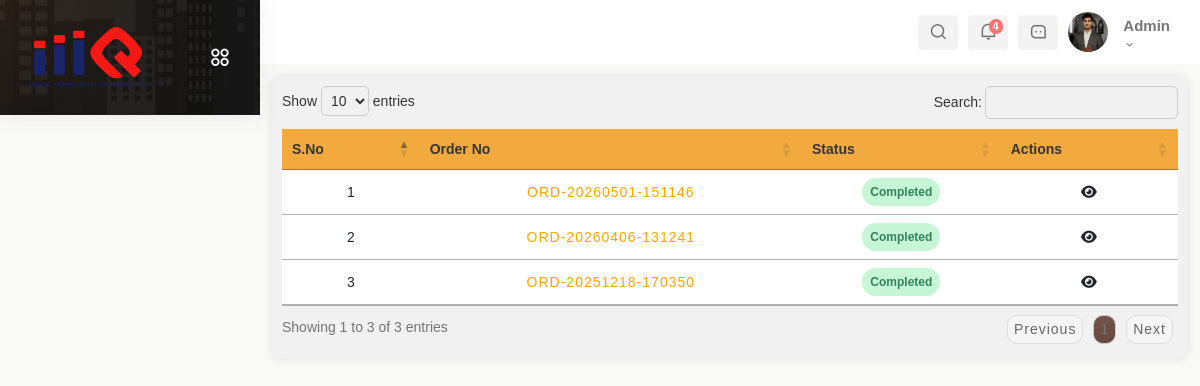
Page /takeaway_orders (signed in) on the committed database.
### app1/models.py (models this page shows, shortened)
class Admin(models.Model):
    username = models.CharField(max_length=100)
    password = models.CharField(max_length=100)
    phone_number = models.BigIntegerField()
    email = models.EmailField()
    is_active = models.BooleanField(default=True)

### app2/models.py (models this page shows, shortened)
class Orders(models.Model):
    username = models.CharField(max_length=100)
    order_no = models.CharField(max_length=40)
    order_type = models.CharField(max_length=40)
    order_date = models.DateTimeField()
    status = models.CharField(max_length=50, choices=[('Pending', 'Pending'),('Served', 'Served'),('Ready for Pickup', 'Ready for Pickup'), ('Completed', 'Completed'), ('Cancelled', 'Cancelled')])
    table_no = models.CharField(max_length=50,null=True, blank=True)
    total_amount = models.DecimalField(max_digits=10, decimal_places=2)
    address = models.TextField(blank=True, null=True)
    city = models.CharField(max_length=100,blank=True, null=True)
    postal_code = models.CharField(max_length=20,blank=True, null=True)

class bill_pdf(models.Model):
    order_no = models.CharField(max_length=40, unique=True)
    transaction_id = models.CharField(max_length=100)
    file_name = models.CharField(max_length =100)
    pdf_file = models.FileField(upload_to='bills/')
    datetime = models.DateTimeField()

### app1/views.py (the view)
# urls.py: path('takeaway_orders', takeaway_orders, name='takeaway_orders'),
def takeaway_orders(request):
    user_obj, user_type = get_logged_in_user(request)
    if not user_obj:
        return redirect('signin')
    data = user_obj
    takeaway_orders = Orders.objects.filter(order_type='Takeaway').order_by('-id')
    takeaway_orders_details = OrderItems.objects.all()
    for order in takeaway_orders:
        order.amount_in_words = convert_amount_to_words(order.total_amount)
    for item in takeaway_orders_details:
        menu_detail = Menuitems_details.objects.filter(name=item.menu_item, size=item.size).first()
        order = next((j for j in takeaway_orders if j.order_no == item.order_no), None)
        if menu_detail and order:
            if order.order_type == "Dine-In":
                item.base_price = menu_detail.table_price
            elif order.order_type == "Takeaway":
                item.base_price = menu_detail.takeaway_price
            else:
                item.base_price = 0
        else:
            item.base_price = 0
    pdf_records = bill_pdf.objects.all()
    return render(request, 'Staff/takeaway_orders.html', {'data':data, 'takeaway_orders': takeaway_orders,'takeaway_orders_details':takeaway_orders_details, 'pdf_records':pdf_records})

### app1/views.py (called while the page is built)
def get_logged_in_user(request):
    user_id = request.session.get('user_id')
    user_type = request.session.get('user_type')
    if not user_id or not user_type:
        return None, None
    try:
        if user_type == 'admin':
            return Admin.objects.get(id=user_id), 'admin'
        if user_type == 'staff':
            return Staff.objects.get(id=user_id), 'staff'
    except (Admin.DoesNotExist, Staff.DoesNotExist):
        return None, None
    return None, None

def convert_amount_to_words(amount):
    try:
        amount = float(amount)
        amount = int(amount)
        words = num2words(amount, lang='en')
        words = words.replace(",", "")
        return words.capitalize() + " only"
    except Exception as e:
        print(f"Error converting amount to words: {e}")
        return ""

### templates/Staff/takeaway_orders.html (shortened to what this page needs)
{% extends "Staff/base.html" %}
{% load static %}
{% block content %}
<!DOCTYPE html>
<html lang="en">
<head>
    <link rel="stylesheet" href="{% static 'super_admin/css/index.css' %}">
    <link rel="stylesheet" href="{% static 'messages.css' %}">
</head>
<body>
    <div class="container-fluid table-container display responsive wrap fade-in">
        <div class="table-responsive">
            <table class="table" id="form-data-table">
                <thead>
                    <tr>
                        <th scope="col">S.No</th>
                        <th scope="col">Order No</th>
                        <th scope="col">Status</th>
                        <th scope="col">Actions</th>
                    </tr>
                </thead>
                <tbody>
                    {% for i in takeaway_orders %}
                        <tr>
                            <td>{{ forloop.counter }}</td>
                            <td><a href="#" class="order-link" data-bs-toggle="modal" data-bs-target="#AdminModal-{{ i.order_no }}">{{ i.order_no }}</a></td>
                            <td>
                                <span class="status
                                    {% if i.status == 'Completed' %} status-green
                                    {% elif i.status == 'Pending' %} status-red
                                    {% elif i.status == 'Ready for Pickup' %} status-yellow
                                    {% else %} status-blue {% endif %}">
                                    {{ i.status }}
                                </span>
                            </td>
                            <td class="text-center">
                                {% if i.status == "Pending" %}
                                    <a href="{% url 'addmore_items' i.order_no  %}" class="btn-edit">
                                        <i class="fas fa-edit"></i>
                                    </a>
                                {% elif i.status == "Completed" %}
                                    {% for pdf in pdf_records %}
                                       {% if i.order_no == pdf.order_no %}
                                        <a href="{{ pdf.pdf_file.url }}"  target="_blank" class="btn-view">
                                            <i class="fas fa-eye"></i>
                                        </a>
                                        {% endif %}
                                    {% endfor %}
                                {% endif %}
                            </td>
                        </tr>
                    {% endfor %}
                </tbody>
            </table>
        </div>
    </div>
</body>
</html>
{% endblock content %}

### templates/Staff/base.html (shortened to what this page needs)
{% load static %}
<!DOCTYPE html>
<html lang="en">
<head>
    <link href='https://unpkg.com/boxicons@2.1.4/css/boxicons.min.css' rel='stylesheet'>
    <link rel="stylesheet" href="https://cdnjs.cloudflare.com/ajax/libs/font-awesome/6.0.0/css/all.min.css">
    <link href="https://cdn.jsdelivr.net/npm/bootstrap@5.3.0/dist/css/bootstrap.min.css" rel="stylesheet">
    <link rel="stylesheet" type="text/css" href="https://cdn.datatables.net/1.11.5/css/jquery.dataTables.min.css">
    <link href="https://cdn.jsdelivr.net/npm/remixicon/fonts/remixicon.css" rel="stylesheet">
    <link rel="stylesheet" href="https://unpkg.com/swiper/swiper-bundle.min.css">
    <link rel="stylesheet" href="https://cdn.jsdelivr.net/npm/bootstrap@5.3.0-alpha3/dist/css/bootstrap.min.css">
    <link rel="stylesheet" href="https://cdnjs.cloudflare.com/ajax/libs/font-awesome/6.0.0-beta3/css/all.min.css">
    <link href="https://cdn.jsdelivr.net/npm/remixicon/fonts/remixicon.css" rel="stylesheet">
    <link href="https://cdn.jsdelivr.net/npm/bootstrap@5.3.0/dist/css/bootstrap.min.css" rel="stylesheet">
    <link rel="stylesheet" href="{% static 'app1/css/homepage3.css' %}">
</head>
<body>
    <section id="sidebar" class="toggle_hide">
        <div class="logo-wrapper logo-wrapper-center">
            <a href="#" data-bs-original-title="" title="">
                <img class="img-fluid for-white" src="{% static 'images/c-logo.png' %}" alt="logo">
            </a>
            <div class="toggle-sidebar">
                <i class="ri-apps-2-line status_toggle middle sidebar-toggle"></i>
            </div>
        </div>
    </section>
    <section id="content">
        <nav>
            <div class="nav-right col-xl-6 col-5 pull-right right-header p-0">
                <ul class="nav-menus">
                    <li class="search-icon">
                        <span class="header-search">
                            <i class="ri-search-line"></i>
                        </span>
                    </li>
                    <li class="onhover-dropdown">
                        <div class="notification-box">
                            <i class="ri-notification-line"></i>
                            <span class="badge rounded-pill badge-theme">4</span>
                        </div>
                    </li>
                    <li class="onhover-dropdown">
                        <div class="messages-box">
                            <i class="ri-message-3-line"></i>
                        </div>
                    </li>
                    <li class="profile-nav onhover-dropdown pe-0 me-0">
                        <div class="media profile-media">
                            <img class="user-profile rounded-circle" src="{% static 'images/1.jpg' %}" alt="">
                            <div class="media-body">
                                <span>{{data.username}}</span>
                                <p class="mb-0 font-roboto">{{data.role}}<i class="middle ri-arrow-down-s-line"></i></p>
                            </div>
                        </div>
                    </li>
                </ul>
            </div>
        </nav>
        <main>
            {% block content %}
            {% endblock %}
        </main>
    </section>
</body>
</html>

### static/app1/css/homepage3.css (style rules this page uses)
body { font-size: 14px; overflow-x: hidden; font-family: "Poppins", sans-serif; color: #747474; background-color: #f9f9f6; }
a { cursor: pointer; text-decoration: none; }
:root { --grey: #F1F0F6; --dark-grey: #8D8D8D; --light: #fff; --dark: #000; --green: #81D43A; --light-green: #E3FFCB; --blue: #1775F1; --light-blue: #D0E4FF; --dark-blue: #0C5FCD; --red: #FC3B56; --theme-color: #F2A93E; --theme-color2: #F07054; }
li { list-style: none; }
#sidebar { position: fixed; top: 0; line-height: inherit; background-color: #202020; max-width: 260px; height: auto; text-align: left; width: 100%; transition: all 0.3s ease; z-index: 12; box-shadow: 0 0 21px 0 rgba(89, 102, 122, 0.1); background-image: url(sidebanner.png); background-position: bottom; background-size: cover; background-repeat: no-repeat; overflow: hidden; transition: width 0.3s ease-in-out; }
.logo-wrapper .toggle-sidebar { position: absolute; right: 20px; top: 50%; transform: translateY(-50%); cursor: pointer; display: flex; -webkit-box-align: center; align-items: center; -webkit-box-pack: center; justify-content: center; width: 40px; height: 40px; z-index: 10; }
.logo-wrapper .toggle-sidebar i { font-size: 22px; color: #fff; -webkit-transition: all 0.6s ease-in-out; transition: all 0.6s ease-in-out; }
.logo-wrapper .toggle-sidebar:before { content: ""; position: absolute; width: 40px; height: 40px; background-color: rgba(242, 169, 62, 0.1); border-radius: 100%; left: -11px; z-index: -2; top: -8px; -webkit-transform: scale(0); transform: scale(0); -webkit-transition: all 0.3s ease; transition: all 0.3s ease; }
#content { position: relative; width: calc(100% - 260px); left: 260px; transition: all .3s ease; }
nav { background: var(--light); height: 64px; padding: 20px 30px; display: flex; align-items: center; gap: 28px; position: sticky; top: 0; left: 0; z-index: 10; }
main { width: 100%; padding: 12px; }
.logo-wrapper { position: relative; }
.logo-wrapper, .logo-icon-wrapper { padding: 27px 30px; }
.logo-wrapper a, .logo-icon-wrapper a { display: block; }
.logo-wrapper a img, .logo-icon-wrapper a img { width: 58%; }
ul { padding-left: 0px; list-style-type: none; margin-bottom: 0; }
span { display: inline-block; }
.nav-right { margin-left: auto; }
.nav-right>ul { display: flex; align-items: center; justify-content: flex-end; margin-bottom: 0; padding: 0; list-style: none; }
.nav-right > ul > li { margin-right: 10px; font-size: 18px; display: inline-flex; align-items: center; justify-content: center; height: 35px; width: 40px; border-radius: 4px; background-color: rgba(137, 137, 137, 0.1); justify-content: center; align-items: center; }
.header-search, .onhover-dropdown { cursor: pointer; display: block; position: relative; }
.notification-box { position: relative; }
.notification-box svg, .notification-box .ri-notification-line { -webkit-animation: bell 1s ease-out; animation: bell 1s ease-out; -webkit-transform-origin: center top; transform-origin: center top; }
.nav-right>ul>li .badge { position: absolute; right: -5px; padding: 2px 4px; font-size: 11px; font-weight: 700; font-family: "Poppins", sans-serif; background-color: #ff7272; }
.nav-right>ul>li:last-child { height: unset; width: unset; background-color: transparent; }
.pull-right { float: right; }
p { font-size: 14px; line-height: 1.7; }
.media { display: flex; align-items: flex-start; }
.profile-media .user-profile { width: 40px; height: 40px; object-fit: cover; }
.profile-media .media-body { margin-left: 15px; }
.media .media-body { flex: 1; }
.media-body span { font-weight: 600; font-size: 15px; color: inherit; }
.media-body p { font-size: 12px; line-height: 1; color: #747474; }
* a { color: var(--theme-color); text-decoration: none; letter-spacing: 1px; }
:root { --theme-color: #F2A93E; }

### static/super_admin/css/index.css (style rules this page uses)
.table-container { background-color: #f1f1f1; border-radius: 10px; padding: 10px; box-shadow: 0 0 10px rgba(0, 0, 0, 0.1); }
.table-responsive { overflow-x: auto; overflow-y: hidden; -webkit-overflow-scrolling: touch; }
.table { overflow-x: auto; width: auto; border-collapse: collapse; }
.table thead th { position: sticky; top: 0; z-index: 1; background-color: #f2a93e; color: #353535; border-bottom: 2px solid #dee2e6; }
.table th, .table td { text-align: center; vertical-align: middle; padding: 2px 5px; line-height: 20px; }
.fade-in { animation: fadeIn 0.5s ease-in-out; }

### rows in the picture
Admin: username "Admin"
Orders: order_no "ORD-20260501-151146", status "Completed"
Orders: order_no "ORD-20260406-131241", status "Completed"
Orders: order_no "ORD-20251218-170350", status "Completed"
